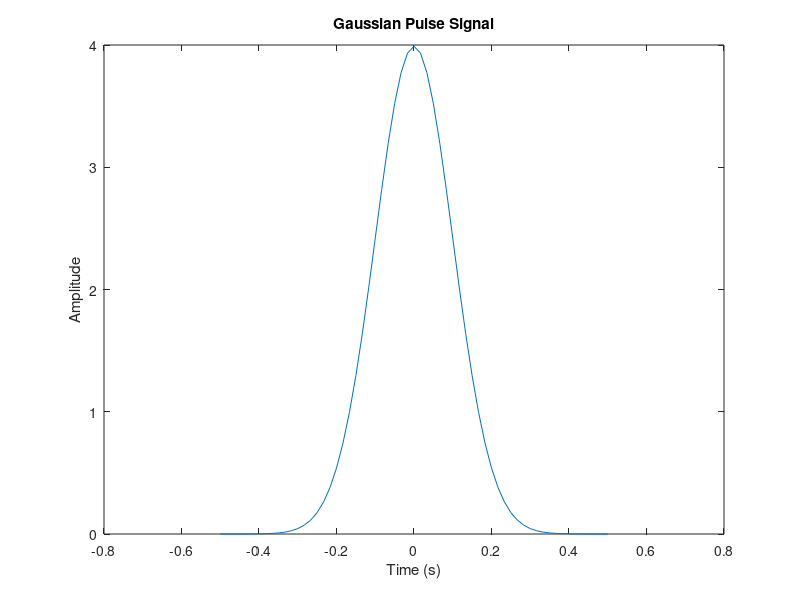
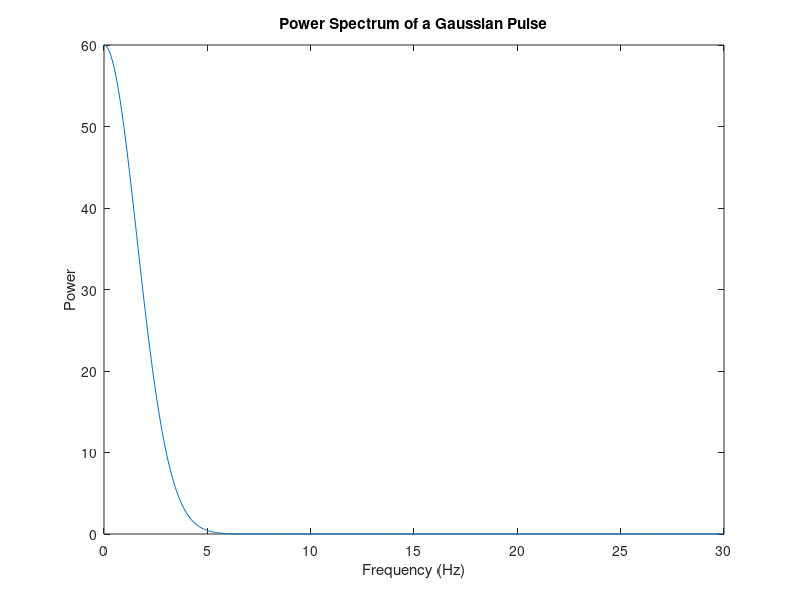

These charts were generated, in order, by the following MATLAB code:
Fs = 60; % Sampling frequency
t = -.5:1/Fs:.5;
x = 1/(sqrt(2*pi*0.01))*(exp(-t.^2/(2*0.01)));
nfft =  1024; % Length of FFT
% Take fft, padding with zeros so that length(X) is equal to nfft
X = fft(x,nfft);
% FFT is symmetric, throw away second half
X = X(1:nfft/2);
% Take the magnitude of fft of x
mx = abs(X);
% This is an evenly spaced frequency vector
f = (0:nfft/2-1)*Fs/nfft;
% Generate the plot, title and labels.
figure(1);
plot(t,x);
title('Gaussian Pulse Signal');
xlabel('Time (s)');
ylabel('Amplitude');
figure(2);
plot(f,mx);
title('Power Spectrum of a Gaussian Pulse');
xlabel('Frequency (Hz)');
ylabel('Power');